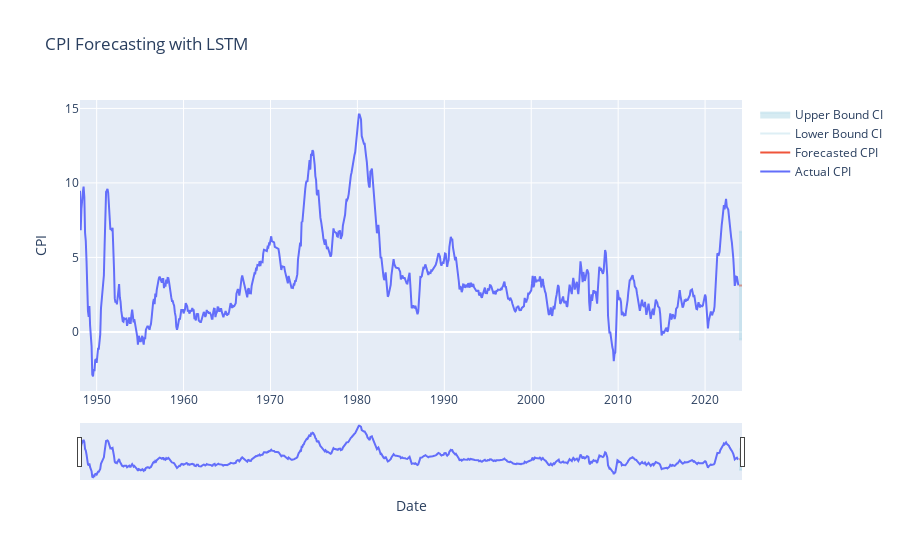

This figure's notebook cell:
### Code cell
import numpy as np
import pandas as pd
import plotly.graph_objs as go

# Assuming df, model, and scaler are already defined

# Number of months to forecast
months_to_forecast = 5

# Initialize arrays for storing forecasts, dates, and bounds
forecast_values = []
forecast_dates = []
lower_bounds = []  # Initialize the lower bounds list
upper_bounds = []  # Initialize the upper bounds list

last_known_date = pd.to_datetime(plot_data['Date'].iloc[-1])

# Calculate the residuals on the training data
residuals = y_train.flatten() - model.predict(X_train).flatten()

# Calculate the standard deviation of the residuals
std_residuals = np.std(residuals)

# Assuming a normal distribution, calculate the 95% confidence interval
z_score = 1.28  # Corresponds to 95% confidence

# Start with the last available sequence
new_data = df.iloc[-seq_length:]['value'].values.reshape(-1, 1)

# Scale the initial sequence
new_data_scaled = scaler.transform(new_data)

for i in range(months_to_forecast):
    # Reshape for LSTM input
    lstm_input = new_data_scaled.reshape(1, seq_length, 1)

    # Forecast the next month
    next_month_prediction_scaled = model.predict(lstm_input)

    # Inverse transform the prediction
    next_month_prediction = scaler.inverse_transform(next_month_prediction_scaled.reshape(-1, 1))

    # Store forecasted value
    forecast_value = next_month_prediction[0][0]
    forecast_values.append(forecast_value)

    # Calculate the forecast date
    forecast_date = last_known_date + pd.DateOffset(months=i + 1)
    forecast_dates.append(forecast_date)

    # Append the prediction for the next iteration
    new_data_scaled = np.append(new_data_scaled, next_month_prediction_scaled)[-seq_length:]

    # Calculate confidence intervals
    lower_bound = forecast_value - z_score * std_residuals
    upper_bound = forecast_value + z_score * std_residuals
    lower_bounds.append(lower_bound)
    upper_bounds.append(upper_bound)

# Creating a DataFrame for forecasted data
forecast_df = pd.DataFrame({
    'Date': forecast_dates,
    'Forecasted CPI': forecast_values,
    'Lower Bound CI': lower_bounds,
    'Upper Bound CI': upper_bounds
})

# Plotting the data
fig = go.Figure()

# Add actual data trace
fig.add_trace(go.Scatter(x=plot_data['Date'], y=plot_data['Actual CPI'], mode='lines', name='Actual CPI'))

# Add forecasted data trace
fig.add_trace(go.Scatter(x=forecast_df['Date'], y=forecast_df['Forecasted CPI'], mode='lines', name='Forecasted CPI'))

# Add confidence interval traces
fig.add_trace(go.Scatter(x=forecast_df['Date'], y=forecast_df['Lower Bound CI'], mode='lines', name='Lower Bound CI', line=dict(color='rgba(173, 216, 230, 0.4)')))
fig.add_trace(go.Scatter(x=forecast_df['Date'], y=forecast_df['Upper Bound CI'], mode='lines', name='Upper Bound CI', line=dict(color='rgba(173, 216, 230, 0.4)'), fill='tonexty'))

# Update layout
fig.update_layout(
    title='CPI Forecasting with LSTM',
    xaxis_title='Date',
    yaxis_title='CPI',
    xaxis_rangeslider_visible=True
)

# Show the figure
fig.show()

### Figure 1 — Plotly figure (JSON) as saved in the notebook; plotly's stock layout.template omitted (floating-point values rounded to 4 significant figures; data arrays with more than 128 entries replaced by an {"elided": "..."} marker saying what was removed)
{"data": [{"mode": "lines", "name": "Actual CPI", "type": "scatter", "x": {"elided": "909 str values"}, "y": {"elided": "909 float values"}}, {"mode": "lines", "name": "Forecasted CPI", "type": "scatter", "x": ["2023-12-01T00:00:00", "2024-01-01T00:00:00", "2024-02-01T00:00:00", "2024-03-01T00:00:00", "2024-04-01T00:00:00"], "y": [3.117, 3.115, 3.112, 3.11, 3.108]}, {"line": {"color": "rgba(173, 216, 230, 0.4)"}, "mode": "lines", "name": "Lower Bound CI", "type": "scatter", "x": ["2023-12-01T00:00:00", "2024-01-01T00:00:00", "2024-02-01T00:00:00", "2024-03-01T00:00:00", "2024-04-01T00:00:00"], "y": [-0.5021, -0.5047, -0.5071, -0.5095, -0.5117]}, {"fill": "tonexty", "line": {"color": "rgba(173, 216, 230, 0.4)"}, "mode": "lines", "name": "Upper Bound CI", "type": "scatter", "x": ["2023-12-01T00:00:00", "2024-01-01T00:00:00", "2024-02-01T00:00:00", "2024-03-01T00:00:00", "2024-04-01T00:00:00"], "y": [6.737, 6.734, 6.732, 6.729, 6.727]}], "layout": {"title": {"text": "CPI Forecasting with LSTM"}, "xaxis": {"rangeslider": {"visible": true}, "title": {"text": "Date"}}, "yaxis": {"title": {"text": "CPI"}}}}
